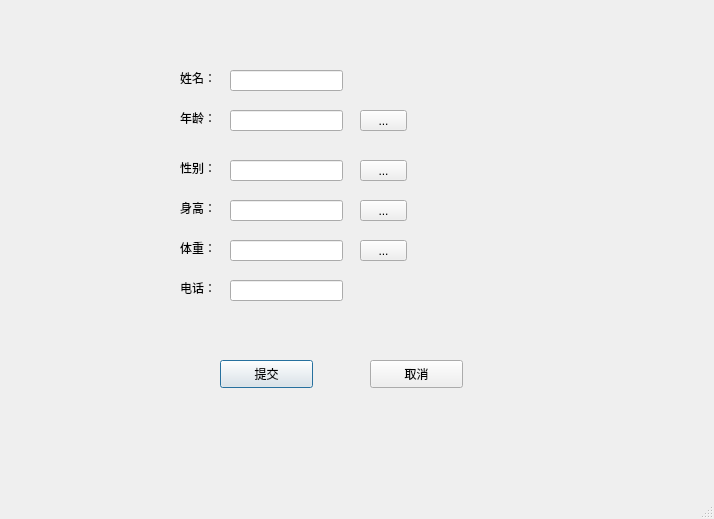
<?xml version="1.0" encoding="UTF-8"?>
<ui version="4.0">
 <class>dialog</class>
 <widget class="QDialog" name="dialog">
  <property name="geometry">
   <rect>
    <x>0</x>
    <y>0</y>
    <width>714</width>
    <height>519</height>
   </rect>
  </property>
  <property name="sizePolicy">
   <sizepolicy hsizetype="Preferred" vsizetype="Ignored">
    <horstretch>0</horstretch>
    <verstretch>0</verstretch>
   </sizepolicy>
  </property>
  <property name="maximumSize">
   <size>
    <width>16777215</width>
    <height>16777215</height>
   </size>
  </property>
  <property name="sizeIncrement">
   <size>
    <width>5</width>
    <height>0</height>
   </size>
  </property>
  <property name="font">
   <font>
    <pointsize>9</pointsize>
   </font>
  </property>
  <property name="windowTitle">
   <string>用户信息输入框</string>
  </property>
  <property name="sizeGripEnabled">
   <bool>true</bool>
  </property>
  <widget class="QLabel" name="label">
   <property name="geometry">
    <rect>
     <x>180</x>
     <y>70</y>
     <width>72</width>
     <height>15</height>
    </rect>
   </property>
   <property name="text">
    <string>姓名：</string>
   </property>
  </widget>
  <widget class="QLabel" name="label_2">
   <property name="geometry">
    <rect>
     <x>180</x>
     <y>200</y>
     <width>72</width>
     <height>15</height>
    </rect>
   </property>
   <property name="text">
    <string>身高：</string>
   </property>
  </widget>
  <widget class="QLabel" name="label_3">
   <property name="geometry">
    <rect>
     <x>180</x>
     <y>240</y>
     <width>72</width>
     <height>15</height>
    </rect>
   </property>
   <property name="text">
    <string>体重：</string>
   </property>
  </widget>
  <widget class="QLabel" name="label_4">
   <property name="geometry">
    <rect>
     <x>180</x>
     <y>280</y>
     <width>72</width>
     <height>15</height>
    </rect>
   </property>
   <property name="text">
    <string>电话：</string>
   </property>
  </widget>
  <widget class="QLabel" name="label_5">
   <property name="geometry">
    <rect>
     <x>180</x>
     <y>110</y>
     <width>72</width>
     <height>15</height>
    </rect>
   </property>
   <property name="text">
    <string>年龄：</string>
   </property>
  </widget>
  <widget class="QLabel" name="label_6">
   <property name="geometry">
    <rect>
     <x>180</x>
     <y>160</y>
     <width>72</width>
     <height>15</height>
    </rect>
   </property>
   <property name="text">
    <string>性别：</string>
   </property>
  </widget>
  <widget class="QLineEdit" name="lineEdit">
   <property name="geometry">
    <rect>
     <x>230</x>
     <y>70</y>
     <width>113</width>
     <height>21</height>
    </rect>
   </property>
  </widget>
  <widget class="QLineEdit" name="lineEdit_2">
   <property name="geometry">
    <rect>
     <x>230</x>
     <y>110</y>
     <width>113</width>
     <height>21</height>
    </rect>
   </property>
  </widget>
  <widget class="QLineEdit" name="lineEdit_3">
   <property name="geometry">
    <rect>
     <x>230</x>
     <y>160</y>
     <width>113</width>
     <height>21</height>
    </rect>
   </property>
  </widget>
  <widget class="QLineEdit" name="lineEdit_4">
   <property name="geometry">
    <rect>
     <x>230</x>
     <y>200</y>
     <width>113</width>
     <height>21</height>
    </rect>
   </property>
  </widget>
  <widget class="QLineEdit" name="lineEdit_5">
   <property name="geometry">
    <rect>
     <x>230</x>
     <y>240</y>
     <width>113</width>
     <height>21</height>
    </rect>
   </property>
  </widget>
  <widget class="QLineEdit" name="lineEdit_6">
   <property name="geometry">
    <rect>
     <x>230</x>
     <y>280</y>
     <width>113</width>
     <height>21</height>
    </rect>
   </property>
  </widget>
  <widget class="QToolButton" name="toolButton">
   <property name="geometry">
    <rect>
     <x>360</x>
     <y>110</y>
     <width>47</width>
     <height>21</height>
    </rect>
   </property>
   <property name="text">
    <string>...</string>
   </property>
  </widget>
  <widget class="QToolButton" name="toolButton_2">
   <property name="geometry">
    <rect>
     <x>360</x>
     <y>160</y>
     <width>47</width>
     <height>21</height>
    </rect>
   </property>
   <property name="text">
    <string>...</string>
   </property>
  </widget>
  <widget class="QToolButton" name="toolButton_3">
   <property name="geometry">
    <rect>
     <x>360</x>
     <y>200</y>
     <width>47</width>
     <height>21</height>
    </rect>
   </property>
   <property name="text">
    <string>...</string>
   </property>
  </widget>
  <widget class="QToolButton" name="toolButton_4">
   <property name="geometry">
    <rect>
     <x>360</x>
     <y>240</y>
     <width>47</width>
     <height>21</height>
    </rect>
   </property>
   <property name="text">
    <string>...</string>
   </property>
  </widget>
  <widget class="QPushButton" name="pushButton">
   <property name="geometry">
    <rect>
     <x>220</x>
     <y>360</y>
     <width>93</width>
     <height>28</height>
    </rect>
   </property>
   <property name="text">
    <string>提交</string>
   </property>
  </widget>
  <widget class="QPushButton" name="pushButton_2">
   <property name="geometry">
    <rect>
     <x>370</x>
     <y>360</y>
     <width>93</width>
     <height>28</height>
    </rect>
   </property>
   <property name="text">
    <string>取消</string>
   </property>
  </widget>
 </widget>
 <resources/>
 <connections/>
</ui>
